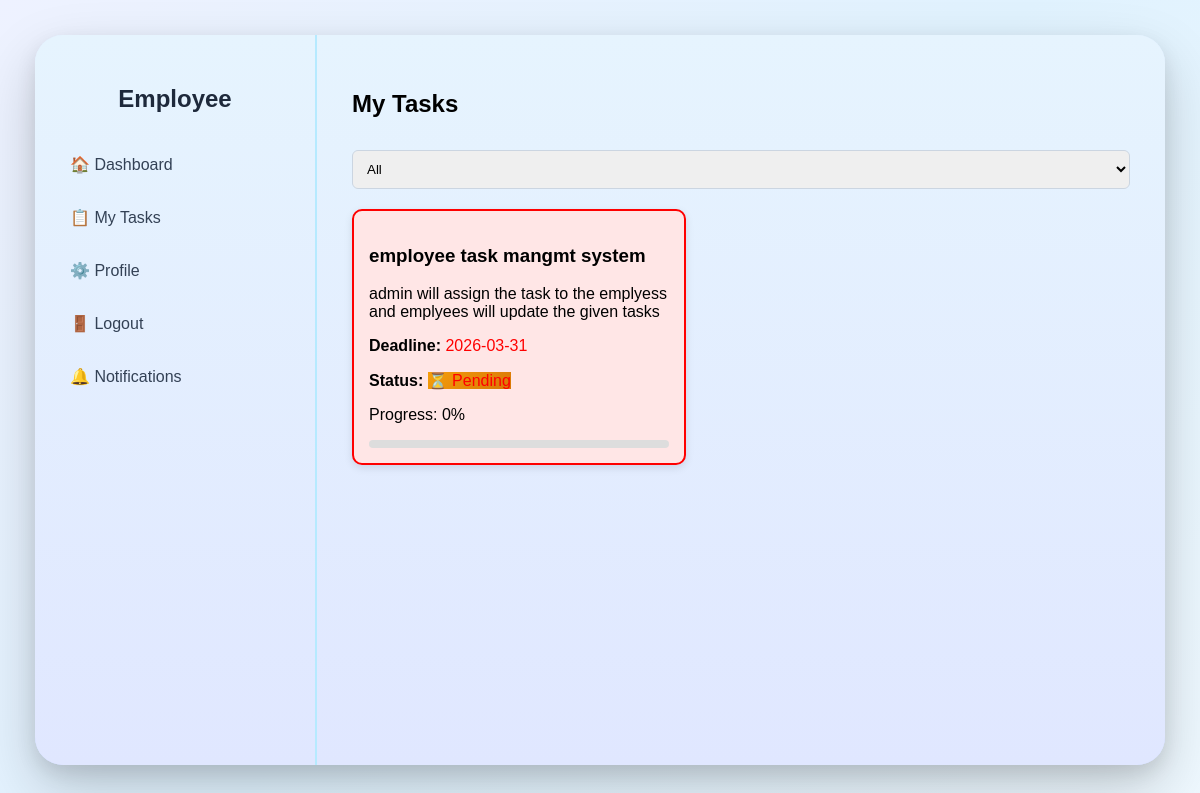
Page /my_tasks (signed in) on the committed database.
### tables this page shows
CREATE TABLE employee_tasks (
        id INTEGER PRIMARY KEY AUTOINCREMENT,
        emp_id INTEGER,
        task_id INTEGER,
        status TEXT DEFAULT 'pending',
        progress INTEGER DEFAULT 0
    );

CREATE TABLE tasks (
        task_id INTEGER PRIMARY KEY AUTOINCREMENT,
        task_name TEXT,
        description TEXT,
        deadline DATE
    );

### app.py (the view)
@app.route('/my_tasks')
def my_tasks():
    if 'userid' not in session:
        return redirect('/login')
    db = get_db()
    cursor = db.cursor()
    cursor.execute("SELECT emp_id FROM employees WHERE userid=?", (session['userid'],))
    emp_id = cursor.fetchone()[0]
    cursor.execute("""
        SELECT t.task_name, t.description, t.deadline,
               et.status, et.progress
        FROM employee_tasks et
        JOIN tasks t ON et.task_id = t.task_id
        WHERE et.emp_id=?
    """, (emp_id,))
    tasks = cursor.fetchall()
    today = date.today()
    updated = []
    for t in tasks:
        deadline = t[2]
        if deadline:
            if isinstance(deadline, str):
                deadline = datetime.strptime(deadline, "%Y-%m-%d").date()
        is_late = deadline and deadline < today and t[3] != 'completed'
        updated.append((
            t[0],  # task name
            t[1],  # description
            t[2],  # deadline
            t[3],  # status
            t[4],  # progress
            t[3],  # status for filter
            is_late
        ))
    return render_template("my_tasks.html", tasks=updated)

### app.py (called while the page is built)
def get_db():
    BASE_DIR = os.path.dirname(os.path.abspath(__file__))
    db_path = os.path.join(BASE_DIR, "etms.db")
    conn = sqlite3.connect(db_path)
    conn.row_factory = sqlite3.Row
    return conn

### templates/my_tasks.html (shortened to what this page needs)
{% extends "baseE.html" %}
{% block content %}
<h2>My Tasks</h2>
<div class="filters">
    <select id="filter" onchange="filterTasks()">
        <option value="all">All</option>
    </select>
</div>
<div class="task-container" id="taskContainer">
    {% for t in tasks %}
<div class="task-card {% if t[6] %}late-task{% endif %}" data-status="{{t[5]}}">
        <h3>{{t[0]}}</h3>
        <p>{{t[1]}}</p>
<p>
<b>Deadline:</b>
<span style="color: {% if t[6] %}red{% else %}black{% endif %};">
{{t[2]}}
</span>
</p>
        <p>
            <b>Status:</b>
            {% if t[3] == 'completed' %}
                <span class="completed">✔ Completed</span>
            {% elif t[3] == 'in_progress' %}
                <span class="progress">● In Progress</span>
            {% else %}
                <span class="pending">⏳ Pending</span>
            {% endif %}
        </p>
        <p>Progress: {{t[4]}}%</p>
        <div style="height:8px; background:#ddd; border-radius:5px;">
        </div>
    </div>
    {% endfor %}
</div>
{% endblock %}

### static/css/emp.css (style rules this page uses)
body { margin: 0; font-family: Arial, Helvetica, sans-serif; background: linear-gradient( 135deg, #eef2ff, #e0f2fe, #f0f9ff ); height: 100vh; overflow: hidden; padding: 35px; }
.pending { background: linear-gradient( 135deg, #f59e0b, #d97706 ); }
input, select { width: 100%; padding: 10px; margin-top: 12px; border-radius: 6px; border: 1px solid #cbd5e1; }

### templates/my_tasks.html (style rules this page uses)
.filters { margin-bottom: 20px; }
.task-container { display: flex; flex-wrap: wrap; gap: 20px; }
.task-card { width: 300px; background: white; padding: 15px; border-radius: 10px; box-shadow: 0px 3px 8px rgba(0,0,0,0.1); }
.pending { color: red; }
.late-task { border: 2px solid red; background: #ffe6e6; }

### rows in the picture
employee_tasks: task_name "employee task mangmt system", description "admin will assign the task to the emplyess and emplyees will update the given tasks", deadline "2026-03-31", status "⏳ Pending", progress "0"
